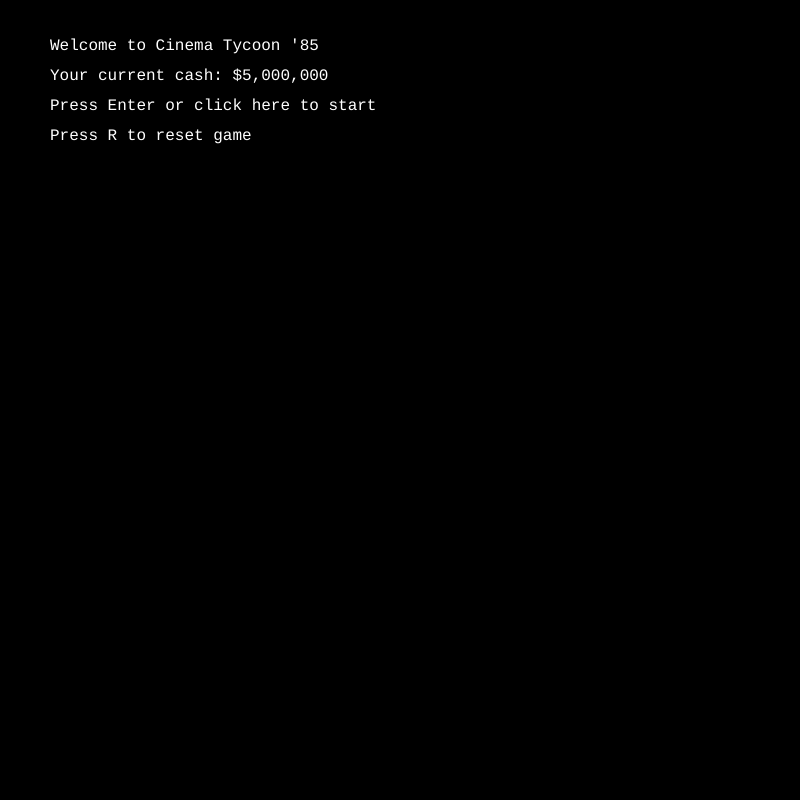
Frame 1 (no input)
Frame 60 (no input): identical to frame 1, image omitted
Frame 120 (the mouse pressed at the canvas centre since frame 60): identical to frame 1, image omitted

The p5.js sketch that drew this single still picture (run headless with seeded random() and noise() and a simulated clock; from frame 60 on, the mouse is pressed at the canvas centre):

// p5.js sketch
// ── sketch.js
/*************************
 * GLOBAL VARIABLES
 *************************/
let state = 0;
let cash = 5000000;
let budget = 5000000;
let plotIndex = -1;
let scriptIndex = -1;
let directorIndex = -1;
let actorIndex = -1;
let title = "";
let scripts = [];
let selectedScript = "";
let success_score = 0;
let revenues = [];
let total_revenue = 0;
let profit = 0;
let oscar_status = "none";
let errorMsg = "";
let specialEffectsCost = 0;
let specialEffectsPenalty = 0;
let marketingCost = 0;
let marketingPenalty = 0;
let moviesCompleted = 0;
let directorPenalty = 0;
let actorPenalty = 0;
let availableDirectors = [];
let availableActors = [];
let selectedEffectOption = -1;
let selectedMarketingOption = -1;
let successTier = "";
let motivationalMessage = "";

// Presentation logic
let revealPhase = 0;
let phaseStartTime = 0;
let scriptProgress = 0;
let weekIndex = 0;
let finalScript = "";

// For penalty descriptions
let penaltyReasons = [];

// For secret director milestone
let unlockedJohnHughes = false;

/*************************
 * DIRECTORS (30)
 *************************/
let directors = [
  { name: "Steven Spielberg", cost: 4000000, boost: 30 },
  { name: "Ridley Scott", cost: 3800000, boost: 28 },
  { name: "James Cameron", cost: 3900000, boost: 29 },
  { name: "George Lucas", cost: 4000000, boost: 30 },
  { name: "Martin Scorsese", cost: 3900000, boost: 29 },
  { name: "John Carpenter", cost: 400000, boost: 4 },
  { name: "Tobe Hooper", cost: 300000, boost: 3 },
  { name: "Joe Dante", cost: 350000, boost: 3 },
  { name: "Wes Craven", cost: 450000, boost: 5 },
  { name: "John Landis", cost: 500000, boost: 6 },
  { name: "Tim Burton", cost: 3700000, boost: 27 },
  { name: "David Lynch", cost: 3600000, boost: 26 },
  { name: "Francis Ford Coppola", cost: 4100000, boost: 31 },
  { name: "Brian De Palma", cost: 3800000, boost: 28 },
  { name: "Oliver Stone", cost: 3900000, boost: 29 },
  { name: "Ron Howard", cost: 3500000, boost: 25 },
  { name: "Peter Jackson", cost: 4000000, boost: 30 },
  { name: "Quentin Tarantino", cost: 4200000, boost: 32 },
  { name: "David Fincher", cost: 4100000, boost: 31 },
  { name: "Christopher Nolan", cost: 4300000, boost: 33 },
  { name: "Stanley Kubrick", cost: 4500000, boost: 35 },
  { name: "Alfred Hitchcock", cost: 4400000, boost: 34 },
  { name: "Orson Welles", cost: 4200000, boost: 32 },
  { name: "Akira Kurosawa", cost: 4000000, boost: 30 },
  { name: "Ingmar Bergman", cost: 3900000, boost: 29 },
  { name: "Federico Fellini", cost: 3800000, boost: 28 },
  { name: "Woody Allen", cost: 3600000, boost: 26 },
  { name: "Robert Zemeckis", cost: 3700000, boost: 27 },
  { name: "Michael Bay", cost: 3500000, boost: 25 },
  { name: "Gus Van Sant", cost: 3400000, boost: 24 }
];

// The secret/unlocked director (John Hughes)
const SECRET_DIRECTOR = {
  name: "John Hughes",
  cost: 1500000,
  boost: 20
};

/*************************
 * PLOT DEFINITIONS (8)
 *************************/
let plots = [
  { 
    type: "Sci-Fi Adventure", 
    appeal: 8, 
    scripts: [
      "[hero] explores [place], where [twist] reveals a [adjective] [object] threatening the galaxy. With [villain] in pursuit, they must [goal] to survive.",
      "In [place], [hero] uncovers a [adjective] [object] after [twist]. To [goal], they evade [villain]’s pursuit.",
      "[hero] lands in [place], wielding a [adjective] [object] amid [twist]. They strive to [goal] as [villain] launches an attack."
    ] 
  },
  { 
    type: "Teen Comedy", 
    appeal: 7, 
    scripts: [
      "[hero] navigates high school life in [place], where [twist] upends everything with a [adjective] [object]. They team up to [goal] before [villain] causes chaos.",
      "At [place]’s high school, [hero] faces [twist] over a [adjective] [object]. They work to [goal] despite [villain]’s prank.",
      "[hero] deals with [twist] and a [adjective] [object] in [place]. They aim to [goal] while outsmarting [villain] before graduation."
    ]
  },
  { 
    type: "Action Flick", 
    appeal: 9, 
    scripts: [
      "[hero] battles enemies in [place], racing against [twist] with a [adjective] [object] to stop [villain]. Their mission: [goal].",
      "In [place], [hero] confronts [twist] using a [adjective] [object]. They push to [goal] as [villain] unleashes an attack.",
      "[hero] storms [place] amid [twist], armed with a [adjective] [object]. To [goal], they dodge [villain]’s pursuit."
    ]
  },
  { 
    type: "Horror Thriller", 
    appeal: 6, 
    scripts: [
      "[hero] uncovers dark secrets in [place], where [twist] unleashes a [adjective] [object]. They struggle to [goal] before [villain] strikes.",
      "In [place], [hero] finds a [adjective] [object] after [twist]. They aim to [goal] as [villain]’s terror closes in.",
      "[hero] faces [twist] in [place], tied to a [adjective] [object]. To [goal], they must escape [villain]’s pursuit."
    ]
  },
  { 
    type: "Romantic Drama", 
    appeal: 7, 
    scripts: [
      "[hero] falls in love in [place], but [twist] disrupts their life with a [adjective] [object]. They fight to [goal] despite [villain]’s interference.",
      "[hero] loses their love to [twist] in [place] over a [adjective] [object]. They strive to [goal] against [villain]’s manipulation.",
      "[hero] navigates [place] with a [adjective] [object] after [twist]. Their journey to [goal] pits them against [villain]."
    ]
  },
  { 
    type: "Western", 
    appeal: 8, 
    scripts: [
      "[hero] rides into [place], where [twist] sparks trouble over a [adjective] [object]. They aim to [goal] in a showdown with [villain].",
      "In [place], [hero] faces [twist] wielding a [adjective] [object]. They work to [goal] as [villain] attempts an ambush.",
      "[hero] enters [place] amid [twist], carrying a [adjective] [object]. To [goal], they confront [villain]’s attack."
    ]
  },
  { 
    type: "Spy Thriller", 
    appeal: 9, 
    scripts: [
      "[hero] infiltrates [place], where [twist] uncovers a [adjective] [object]. They must [goal] to thwart [villain]’s plans.",
      "In [place], [hero] discovers [twist] tied to a [adjective] [object]. They pursue [goal] while evading [villain]’s pursuit.",
      "[hero] navigates [twist] in [place] with a [adjective] [object]. To [goal], they counter [villain]’s ambush."
    ]
  },
  { 
    type: "Fantasy Epic", 
    appeal: 8, 
    scripts: [
      "[hero] quests through [place], where [twist] reveals a [adjective] [object]. They must [goal] to defeat [villain] and save the realm.",
      "In [place], [hero] finds a [adjective] [object] after [twist]. They strive to [goal] as [villain] unleashes an attack.",
      "[hero] wields a [adjective] [object] in [place] amid [twist]. To [goal], they face [villain]’s assault."
    ]
  }
];

/*************************
 * ACTORS (30)
 *************************/
let actors = [
  { name: "Harrison Ford", starPower: 9, cost: 1500000 },
  { name: "Molly Ringwald", starPower: 7, cost: 800000 },
  { name: "Eddie Murphy", starPower: 8, cost: 1200000 },
  { name: "Tom Hanks", starPower: 6, cost: 600000 },
  { name: "Sigourney Weaver", starPower: 8, cost: 1200000 },
  { name: "Michael J. Fox", starPower: 7, cost: 900000 },
  { name: "Demi Moore", starPower: 6, cost: 700000 },
  { name: "Arnold Schwarzenegger", starPower: 9, cost: 1400000 },
  { name: "Sylvester Stallone", starPower: 8, cost: 1300000 },
  { name: "Julia Roberts", starPower: 7, cost: 850000 },
  { name: "Bruce Willis", starPower: 9, cost: 1600000 },
  { name: "Meryl Streep", starPower: 10, cost: 2000000 },
  { name: "Mel Gibson", starPower: 8, cost: 1100000 },
  { name: "Winona Ryder", starPower: 6, cost: 650000 },
  { name: "Kevin Costner", starPower: 7, cost: 950000 },
  { name: "Whoopi Goldberg", starPower: 8, cost: 1000000 },
  { name: "Patrick Swayze", starPower: 7, cost: 900000 },
  { name: "Meg Ryan", starPower: 6, cost: 700000 },
  { name: "Sean Connery", starPower: 9, cost: 1700000 },
  { name: "Michelle Pfeiffer", starPower: 7, cost: 800000 },
  { name: "John Travolta", starPower: 8, cost: 1200000 },
  { name: "Geena Davis", starPower: 6, cost: 600000 },
  { name: "Denzel Washington", starPower: 8, cost: 1100000 },
  { name: "Sandra Bullock", starPower: 7, cost: 750000 },
  { name: "Clint Eastwood", starPower: 9, cost: 1800000 },
  { name: "Kim Basinger", starPower: 6, cost: 700000 },
  { name: "Nicolas Cage", starPower: 7, cost: 900000 },
  { name: "Goldie Hawn", starPower: 6, cost: 650000 },
  { name: "Kurt Russell", starPower: 8, cost: 1000000 },
  { name: "Cher", starPower: 7, cost: 850000 }
];

/*************************
 * GENRE-SPECIFIC ARRAYS
 *************************/

/** Sci-Fi Adventure **/
let sciFiHeroes = ["a seasoned astronaut", "a determined scientist", "a courageous pilot", "a resourceful engineer"];
let sciFiAbsurdHeroes = ["an eccentric inventor", "a quirky astronomer", "a bold space cadet", "a clumsy technician"];
let sciFiPlaces = ["a distant planet", "a space station", "a frozen moon", "a cosmic nebula"];
let sciFiAbsurdPlaces = ["a quirky asteroid", "a hidden spaceport", "a strange comet", "a bustling orbital hub"];
let sciFiTwists = ["a catastrophic explosion", "a mysterious signal", "a hidden alien artifact", "a rogue AI takeover"];
let sciFiAbsurdTwists = ["a bizarre space glitch", "a surprise alien message", "a strange invention malfunction", "a rival’s petty sabotage"];
let sciFiVillains = ["a ruthless warlord", "a cunning dictator", "a shadowy operative", "a rogue AI"];
let sciFiAbsurdVillains = ["a scheming rival", "a jealous ex-crew member", "a bumbling pirate", "a pompous official"];
let sciFiGoals = ["save the galaxy", "uncover the truth", "stop the enemy", "restore peace"];
let sciFiAbsurdGoals = ["prove their worth", "fix the glitch", "outsmart the rival", "calm the chaos"];
let sciFiAdjectives = ["advanced", "dangerous", "mysterious", "powerful"];
let sciFiAbsurdAdjectives = ["unusual", "rickety", "curious", "shiny"];
let sciFiDevices = ["device", "satellite", "prototype", "code"];
let sciFiAbsurdDevices = ["gadget", "contraption", "radio", "invention"];

/** Teen Comedy **/
let teenHeroes = ["a curious teenager", "a witty student", "a spirited cheerleader", "a shy nerd"];
let teenAbsurdHeroes = ["a quirky journalist", "a clumsy band geek", "a bold prankster", "a stubborn class clown"];
let teenPlaces = ["a bustling high school", "a quiet suburb", "a crowded mall", "a local park"];
let teenAbsurdPlaces = ["a quirky small town", "a hidden hangout", "a foggy campus", "a bustling arcade"];
let teenTwists = ["a school scandal", "a lost trophy", "a secret crush", "a prank gone wrong"];
let teenAbsurdTwists = ["a bizarre misunderstanding", "a surprise talent show", "a strange rumor", "a rival’s petty scheme"];
let teenVillains = ["a jealous rival", "a strict principal", "a mean bully", "a petty troublemaker"];
let teenAbsurdVillains = ["a scheming rival", "a loudmouthed jock", "a bumbling teacher", "a pompous student"];
let teenGoals = ["win back their honor", "solve the mystery", "prove their worth", "calm the chaos"];
let teenAbsurdGoals = ["steal the spotlight", "fix the mess", "outsmart the rival", "settle the score"];
let teenAdjectives = ["awkward", "popular", "secret", "shiny"];
let teenAbsurdAdjectives = ["unusual", "noisy", "colorful", "odd"];
let teenTrinkets = ["trinket", "journal", "treasure", "photo"];
let teenAbsurdTrinkets = ["gadget", "heirloom", "contraption", "relic"];

/** Action Flick **/
let actionHeroes = ["a courageous soldier", "a skilled spy", "a bold mercenary", "a resourceful detective"];
let actionAbsurdHeroes = ["a roguish traveler", "a clumsy stuntman", "a cunning trickster", "a stubborn sheriff"];
let actionPlaces = ["a desolate desert", "a bustling metropolis", "a covert military base", "a stormy ocean"];
let actionAbsurdPlaces = ["a windy frontier", "a hidden valley", "a foggy harbor", "a rugged coastline"];
let actionTwists = ["a catastrophic explosion", "an assassination plot", "a rival faction's betrayal", "a natural disaster"];
let actionAbsurdTwists = ["a bizarre ambush", "a surprise trap", "a strange invention gone wrong", "a rival’s petty sabotage"];
let actionVillains = ["a ruthless warlord", "a vengeful general", "a shadowy operative", "a powerful crime lord"];
let actionAbsurdVillains = ["a scheming rival", "a jealous ex-partner", "a bumbling crook", "a greedy tycoon"];
let actionGoals = ["stop the enemy", "rescue the hostages", "defend the nation", "capture the culprit"];
let actionAbsurdGoals = ["outsmart the rival", "fix the mess", "prove their worth", "settle the score"];
let actionAdjectives = ["dangerous", "lethal", "formidable", "stealthy"];
let actionAbsurdAdjectives = ["tricky", "oversized", "noisy", "unpredictable"];
let actionWeapons = ["weapon", "explosive", "knife", "gun"];
let actionAbsurdWeapons = ["gadget", "contraption", "machine", "invention"];

/** Horror Thriller **/
let horrorHeroes = ["a resourceful detective", "a dedicated doctor", "a vigilant police officer", "a brave survivor"];
let horrorAbsurdHeroes = ["a quirky journalist", "a clumsy professor", "a witty librarian", "a spirited rookie"];
let horrorPlaces = ["a remote village", "an ancient castle", "a misty forest", "a haunted manor"];
let horrorAbsurdPlaces = ["a quirky small town", "a hidden valley", "a foggy harbor", "a strange island"];
let horrorTwists = ["a deadly virus outbreak", "a hidden artifact", "a secret alliance", "an assassination plot"];
let horrorAbsurdTwists = ["a bizarre curse", "a surprise ghost", "a strange invention gone wrong", "a local legend awakens"];
let horrorVillains = ["a sinister scientist", "an evil monarch", "a shadowy operative", "a rogue AI"];
let horrorAbsurdVillains = ["a scheming rival", "a jealous ex-partner", "a bumbling crook", "a quirky madman"];
let horrorGoals = ["solve the mystery", "prevent disaster", "protect the innocent", "uncover the truth"];
let horrorAbsurdGoals = ["calm the chaos", "fix the mess", "prove their worth", "break the odd curse"];
let horrorAdjectives = ["mysterious", "lethal", "ancient", "dangerous"];
let horrorAbsurdAdjectives = ["unusual", "creaky", "curious", "eerie"];
let horrorRelics = ["relic", "artifact", "journal", "map"];
let horrorAbsurdRelics = ["gadget", "trinket", "contraption", "treasure"];

/** Romantic Drama **/
let romanceHeroes = ["a resolute explorer", "a skilled artist", "a noble writer", "a brave dreamer"];
let romanceAbsurdHeroes = ["a quirky journalist", "a clumsy poet", "a witty librarian", "a spirited musician"];
let romancePlaces = ["a historic city", "a quiet suburb", "a romantic beach", "a bustling café"];
let romanceAbsurdPlaces = ["a quirky small town", "a hidden garden", "a foggy harbor", "a strange bookstore"];
let romanceTwists = ["a secret crush", "a lost letter", "a family feud", "a broken promise"];
let romanceAbsurdTwists = ["a bizarre misunderstanding", "a surprise proposal", "a strange rumor", "a rival’s petty scheme"];
let romanceVillains = ["a jealous ex-partner", "a corrupt politician", "a petty rival", "a manipulative family member"];
let romanceAbsurdVillains = ["a scheming rival", "a loudmouthed braggart", "a bumbling suitor", "a greedy tycoon"];
let romanceGoals = ["restore peace", "win back their love", "prove their worth", "heal the rift"];
let romanceAbsurdGoals = ["steal the spotlight", "fix the mess", "outsmart the rival", "settle the score"];
let romanceAdjectives = ["secret", "passionate", "timeless", "fragile"];
let romanceAbsurdAdjectives = ["unusual", "shiny", "colorful", "odd"];
let romanceHeirlooms = ["heirloom", "photo", "letter", "ring"];
let romanceAbsurdHeirlooms = ["gadget", "trinket", "journal", "relic"];

/** Western **/
let westernHeroes = ["a courageous cowboy", "a noble ranger", "a bold outlaw", "a stubborn sheriff"];
let westernAbsurdHeroes = ["a roguish traveler", "a clumsy prospector", "a cunning trickster", "a quirky drifter"];
let westernPlaces = ["a desolate desert", "a dusty frontier", "an old mining camp", "a rugged canyon"];
let westernAbsurdPlaces = ["a windy frontier", "a hidden valley", "a foggy town", "a strange saloon"];
let westernTwists = ["a rival faction's betrayal", "a hidden treasure", "a deadly shootout", "a natural disaster"];
let westernAbsurdTwists = ["a bizarre misunderstanding", "a surprise claim", "a strange invention gone wrong", "a rival’s petty scheme"];
let westernVillains = ["a ruthless warlord", "a vengeful bandit", "a shadowy operative", "a powerful crime lord"];
let westernAbsurdVillains = ["a scheming rival", "a jealous ex-partner", "a bumbling crook", "a greedy tycoon"];
let westernGoals = ["bring justice", "capture the culprit", "defend the town", "restore peace"];
let westernAbsurdGoals = ["prove their worth", "fix the mess", "outsmart the rival", "settle the score"];
let westernAdjectives = ["rugged", "dangerous", "formidable", "stealthy"];
let westernAbsurdAdjectives = ["tricky", "rickety", "noisy", "unpredictable"];
let westernTreasures = ["treasure", "weapon", "map", "gold"];
let westernAbsurdTreasures = ["gadget", "contraption", "machine", "invention"];

/** Spy Thriller **/
let spyHeroes = ["a skilled spy", "a resourceful agent", "a bold operative", "a cunning detective"];
let spyAbsurdHeroes = ["an eccentric inventor", "a quirky journalist", "a clumsy spy", "a witty analyst"];
let spyPlaces = ["a covert military base", "a bustling metropolis", "a secret workshop", "a foggy harbor"];
let spyAbsurdPlaces = ["a quirky hideout", "a hidden valley", "a strange embassy", "a bustling black market"];
let spyTwists = ["a government conspiracy", "a hidden code", "a secret alliance", "an assassination plot"];
let spyAbsurdTwists = ["a bizarre misunderstanding", "a surprise message", "a strange invention gone wrong", "a rival’s petty scheme"];
let spyVillains = ["a shadowy operative", "a corrupt politician", "a sinister scientist", "a rogue AI"];
let spyAbsurdVillains = ["a scheming rival", "a jealous ex-partner", "a bumbling crook", "a sneaky smuggler"];
let spyGoals = ["thwart the plans", "uncover the truth", "stop the enemy", "protect the nation"];
let spyAbsurdGoals = ["outsmart the rival", "fix the mess", "prove their worth", "calm the chaos"];
let spyAdjectives = ["secretive", "lethal", "mysterious", "advanced"];
let spyAbsurdAdjectives = ["unusual", "tricky", "curious", "shiny"];
let spyDevices = ["device", "code", "satellite", "prototype"];
let spyAbsurdDevices = ["gadget", "contraption", "radio", "invention"];

/** Fantasy Epic **/
let fantasyHeroes = ["a noble knight", "a resolute explorer", "a skilled wizard", "a brave warrior"];
let fantasyAbsurdHeroes = ["a quirky bard", "a clumsy apprentice", "a cunning trickster", "a spirited rogue"];
let fantasyPlaces = ["a mystical forest", "an ancient castle", "a frozen tundra", "a magical realm"];
let fantasyAbsurdPlaces = ["a quirky village", "a hidden valley", "a strange mountain", "a bustling fairy market"];
let fantasyTwists = ["a hidden artifact", "a rival faction's betrayal", "a time anomaly", "a dark prophecy"];
let fantasyAbsurdTwists = ["a bizarre curse", "a surprise quest", "a strange invention gone wrong", "a local legend awakens"];
let fantasyVillains = ["an evil monarch", "a sinister sorcerer", "a ruthless warlord", "a rogue AI"];
let fantasyAbsurdVillains = ["a scheming rival", "a jealous ex-partner", "a bumbling troll", "a quirky demon"];
let fantasyGoals = ["save the realm", "restore peace", "defeat the enemy", "uncover the truth"];
let fantasyAbsurdGoals = ["prove their worth", "fix the mess", "outsmart the rival", "break the odd curse"];
let fantasyAdjectives = ["ancient", "powerful", "mysterious", "formidable"];
let fantasyAbsurdAdjectives = ["unusual", "shiny", "odd", "colorful"];
let fantasyArtifacts = ["artifact", "relic", "map", "talisman"];
let fantasyAbsurdArtifacts = ["gadget", "trinket", "contraption", "treasure"];

/*************************
 * SCRIPT COST & QUALITY
 *************************/
const SCRIPT_COSTS = [200000, 350000, 500000, 650000, 800000];
const SCRIPT_QUALITY = [2, 4, 6, 8, 10];

/*************************
 * ERA-SPECIFIC EVENTS
 *************************/
let revenueMultiplier = 1.0;
let openingWeekPenalty = 1.0;
let eraEventMsg = "";
let eraEvents = [
  {
    id: "mtv_boost",
    trigger: (plotIdx) => plotIdx === 1 && random(1) < 0.6,
    message: "MTV picks up your teen flick! Expect a sweet 10% revenue boost!",
    effect: () => {
      revenueMultiplier = 1.1;
    }
  },
  {
    id: "explosions_demand",
    trigger: (plotIdx) => [0, 2, 6].includes(plotIdx) && random(1) < 0.6,
    message: "Studio execs demand MORE EXPLOSIONS! Double SFX cost or face a penalty!",
    effect: () => {
      if (random(1) < 0.5) {
        specialEffectsCost *= 2;
        penaltyReasons.push("Cheap effects blew up on set (SFX cost doubled)!");
      } else {
        specialEffectsPenalty -= 10;
        penaltyReasons.push("Studio meddling caused SFX meltdown (-10)!");
      }
    }
  },
  {
    id: "blockbuster_competition",
    trigger: (plotIdx) => random(1) < 0.6,
    message: "Blockbuster competition crowds your opening! Opening-week revenue -20%.",
    effect: () => {
      openingWeekPenalty = 0.8;
    }
  }
];

/*************************
 * PENALTY & COST HELPERS
 *************************/
function getTotalCost() {
  let directorCost = directorIndex >= 0 ? availableDirectors[directorIndex].cost : 0;
  let scriptCost = scriptIndex >= 0 ? scripts[scriptIndex].cost : 0;
  let actorCost = actorIndex >= 0 ? availableActors[actorIndex].cost : 0;
  return scriptCost + directorCost + actorCost + specialEffectsCost + marketingCost;
}

function calculateDynamicBudget(cash) {
  return moviesCompleted === 0 ? 5000000 : Math.floor(cash * 0.5);
}

function assignPenalty() {
  let val = 0;
  if (random(1) < 0.5) {
    val = -floor(random(5, 21));
  }
  return val;
}

function assignGuaranteedPenalty() {
  return -floor(random(5, 21));
}

/*************************
 * SELECT RANDOM DIRECTORS / ACTORS
 *************************/
function selectRandomDirectors() {
  let sortedDirectors = [...directors].sort((a, b) => a.cost - b.cost);
  let lowCostThreshold = sortedDirectors[Math.floor(sortedDirectors.length / 3)].cost;
  let highCostThreshold = sortedDirectors[Math.floor(2 * sortedDirectors.length / 3)].cost;

  let lowCost = sortedDirectors.filter(d => d.cost <= lowCostThreshold);
  let mediumCost = sortedDirectors.filter(d => d.cost > lowCostThreshold && d.cost <= highCostThreshold);
  let highCost = sortedDirectors.filter(d => d.cost > highCostThreshold);

  availableDirectors = [
    ...lowCost.sort(() => 0.5 - random()).slice(0, 5),
    ...mediumCost.sort(() => 0.5 - random()).slice(0, 2),
    ...highCost.sort(() => 0.5 - random()).slice(0, 1)
  ].sort(() => 0.5 - random());
}

function selectRandomActors() {
  let sortedActors = [...actors].sort((a, b) => a.cost - b.cost);
  let lowCostThreshold = sortedActors[Math.floor(sortedActors.length / 3)].cost;
  let highCostThreshold = sortedActors[Math.floor(2 * sortedActors.length / 3)].cost;

  let lowCost = sortedActors.filter(a => a.cost <= lowCostThreshold);
  let mediumCost = sortedActors.filter(a => a.cost > lowCostThreshold && a.cost <= highCostThreshold);
  let highCost = sortedActors.filter(a => a.cost > highCostThreshold);

  availableActors = [
    ...lowCost.sort(() => 0.5 - random()).slice(0, 3),
    ...mediumCost.sort(() => 0.5 - random()).slice(0, 3),
    ...highCost.sort(() => 0.5 - random()).slice(0, 2)
  ].sort(() => 0.5 - random());
}

/*************************
 * TEXT & TITLE GENERATORS
 *************************/
function getTextHeight(txt, maxWidth) {
  let words = txt.split(' ');
  let lines = [words[0]];
  for (let i = 1; i < words.length; i++) {
    let testLine = lines[lines.length - 1] + ' ' + words[i];
    if (textWidth(testLine) > maxWidth) {
      lines.push(words[i]);
    } else {
      lines[lines.length - 1] = testLine;
    }
  }
  return lines.length * (textSize() + 5);
}

const actorCatchphrases = {
  "Arnold Schwarzenegger": "“I’ll be back!”",
  "Sylvester Stallone": "“Yo, Adrian!”",
  "Bruce Willis": "“Yippee-ki-yay!”",
  "Harrison Ford": "“I’ve got a bad feeling about this...”",
  "default": "“Hold on to your seats!”"
};

const eightiesTropes = [
  "Revenge",
  "Nightmare",
  "Electric",
  "Neon",
  "Turbo",
  "Radical",
  "Shock",
  "Fury",
  "Assault"
];

function generateCreativeTitle(finalScript, actorName, plotType) {
  const seriousTitleFormats = [
    "[Actor]'s [Adjective] [Object]",
    "[PlotType] Threat",
    "[Villain]'s Scheme",
    "[Adjective] Mission"
  ];
  const absurdTitleFormats = [
    "[Actor]'s [Adjective] [Object]",
    "[Adjective] [Goal]",
    "[Villain] [Twist]",
    "[PlotType] Chaos"
  ];
  const eightiesTitleFormats = [
    "[ActorPossessive] [Trope] [Adjective]",
    "[Trope] [PlotType] Unleashed",
    "Revenge of [Actor]",
    "[PlotType] of [Trope]",
    "[Actor] vs. [Trope]"
  ];

  let isSerious = random(1) < 0.8;
  let adjectives = isSerious ? getSeriousAdjectives(plotIndex) : getAbsurdAdjectives(plotIndex);
  let objects = getObjectsForPlot(plotIndex, isSerious);
  let twists = isSerious ? getSeriousTwists(plotIndex) : getAbsurdTwists(plotIndex);
  let villains = isSerious ? getSeriousVillains(plotIndex) : getAbsurdVillains(plotIndex);
  let goals = isSerious ? getSeriousGoals(plotIndex) : getAbsurdGoals(plotIndex);

  let use80sFormat = (random(1) < 0.33);
  let format;
  if (use80sFormat) {
    format = random(eightiesTitleFormats);
  } else {
    format = random(isSerious ? seriousTitleFormats : absurdTitleFormats);
  }

  let actorLastName = actorName.split(" ")[1] || actorName;
  let actorPossessive = actorLastName.endsWith("s") ? actorLastName + "'" : actorLastName + "'s";
  let chosenTrope = random(eightiesTropes);

  let generated = format
    .replace("[Actor]", actorLastName)
    .replace("[ActorPossessive]", actorPossessive)
    .replace("[PlotType]", plotType.split(" ")[0])
    .replace("[Adjective]", random(adjectives))
    .replace("[Object]", random(objects))
    .replace("[Villain]", random(villains))
    .replace("[Twist]", random(twists))
    .replace("[Goal]", random(goals))
    .replace("[Trope]", chosenTrope);

  generated = generated.charAt(0).toUpperCase() + generated.slice(1);

  let chanceForCatchphrase = random(1) < 0.2;
  let catchphrase = actorCatchphrases[actorName] ? actorCatchphrases[actorName] : actorCatchphrases["default"];

  if (chanceForCatchphrase) {
    generated = actorLastName + " says " + catchphrase + " in " + generated;
  }

  let words = generated.split(" ");
  if (words.length > 6) {
    generated = words.slice(0, 6).join(" ");
  }
  return generated;
}

/*************************
 * CHECK FOR ERA EVENT
 *************************/
function checkForEraEvent() {
  revenueMultiplier = 1.0;
  openingWeekPenalty = 1.0;
  eraEventMsg = "";

  let possible = shuffle([...eraEvents]);
  for (let ev of possible) {
    if (ev.trigger(plotIndex)) {
      ev.effect();
      eraEventMsg = ev.message;
      break;
    }
  }
}

/*************************
 * CALCULATE MOVIE RESULTS
 *************************/

// For flop messages by genre
const flopMessagesByGenre = {
  "Sci-Fi Adventure": "The future wasn’t bright enough!",
  "Teen Comedy": "No one showed up to the pep rally!",
  "Action Flick": "The explosions were too small!",
  "Horror Thriller": "The screams were silent this time!",
  "Romantic Drama": "All the love was lost, alas!",
  "Western": "The tumbleweed rolled on by, alone!",
  "Spy Thriller": "Mission not accomplished!",
  "Fantasy Epic": "The magic fizzled—no one believed!"
};

function calculateMovieResults() {
  penaltyReasons = [];

  // Director penalty reason
  if (directorPenalty < 0) {
    penaltyReasons.push(`Director meltdown on set (${directorPenalty})!`);
  }
  // Actor penalty reason
  if (actorPenalty < 0) {
    penaltyReasons.push(`Actor flubbed lines (${actorPenalty})!`);
  }
  // SFX penalty reason
  if (specialEffectsPenalty < 0) {
    penaltyReasons.push(`Cheap effects fizzled (${specialEffectsPenalty})!`);
  }
  // Marketing penalty reason
  if (marketingPenalty < 0) {
    penaltyReasons.push(`Marketing fiasco (${marketingPenalty})!`);
  }

  success_score = plots[plotIndex].appeal + (actorIndex >= 0 ? availableActors[actorIndex].starPower : 0);
  if (directorIndex >= 0) success_score += availableDirectors[directorIndex].boost;
  success_score += Math.floor(specialEffectsCost / 100000) + Math.floor(marketingCost / 200000);
  success_score += scripts[scriptIndex].quality + random(0, 100);
  success_score += scripts[scriptIndex].penalty + directorPenalty + actorPenalty + specialEffectsPenalty + marketingPenalty;
  
  let initial_revenue = (success_score / 100) * budget * 4.3;

  revenues = [];
  total_revenue = 0;
  
  let revenue = initial_revenue;
  for (let week = 1; week <= 12; week++) {
    if (week === 1) revenue *= openingWeekPenalty;
    revenues.push(revenue);
    total_revenue += revenue;
    revenue *= 0.667;
  }

  if (revenueMultiplier !== 1.0) {
    total_revenue *= revenueMultiplier;
    for (let i = 0; i < revenues.length; i++) {
      revenues[i] *= revenueMultiplier;
    }
  }

  // Oscar logic
  oscar_status = "none";
  if (success_score > 80 && random(1) < 0.5) {
    oscar_status = "nominated";
    if (random(1) < 0.2) {
      oscar_status = "win";
      // Extra 4 weeks
      for (let week = 13; week <= 16; week++) {
        revenues.push(revenue);
        total_revenue += revenue;
        revenue *= 0.667;
      }

      // If first time winning an Oscar => unlock John Hughes
      if (!unlockedJohnHughes) {
        unlockedJohnHughes = true;
        directors.push(SECRET_DIRECTOR);
        penaltyReasons.push("Milestone: John Hughes unlocked as a secret director!");
      }
    }
  }

  // Flop logic
  let penalties = [scripts[scriptIndex].penalty, directorPenalty, actorPenalty, specialEffectsPenalty, marketingPenalty];
  let flopChance = Math.min(
    0.15 +
    penalties.filter(p => p < 0).length * 0.05 +
    Math.abs(penalties.reduce((sum, p) => sum + (p < 0 ? p : 0), 0)) * 0.005,
    0.75
  );

  if (random(1) < flopChance) {
    total_revenue = budget * random(0.1, 0.75);
    oscar_status = "flop";
    revenues = [];
    revenue = total_revenue / (12 * 0.667);
    for (let week = 1; week <= 12; week++) {
      revenues.push(revenue);
      revenue *= 0.667;
    }
    let weekSum = revenues.reduce((sum, r) => sum + r, 0);
    revenues = revenues.map(r => r * (total_revenue / weekSum));
  }

  profit = total_revenue - budget;
  cash += profit;

  let actorName = actorIndex >= 0 ? availableActors[actorIndex].name : "an unknown actor";
  let directorName = directorIndex >= 0 ? availableDirectors[directorIndex].name : "an unknown director";
  let heroWithActor = scripts[scriptIndex].hero + " played by " + actorName;
  finalScript = selectedScript.replace("[hero]", heroWithActor);
  finalScript = finalScript.charAt(0).toUpperCase() + finalScript.slice(1);

  title = generateCreativeTitle(finalScript, actorName, plots[plotIndex].type);

  determineSuccessTier();
  revealPhase = 0;
  phaseStartTime = millis();
  scriptProgress = 0;
  weekIndex = 0;
  moviesCompleted++;
}

/*************************
 * DETERMINE SUCCESS TIER
 *************************/
function determineSuccessTier() {
  let currentGenre = plots[plotIndex].type;
  
  if (oscar_status === "win" || total_revenue >= 3 * budget) {
    successTier = "blockbuster";
    motivationalMessage = random([
      "A cinematic triumph! You’ve redefined the industry!",
      "The world is buzzing—your masterpiece is a global sensation!",
      "Cue the fireworks! You’ve smashed every record in the book!",
      "Hollywood bows to you—a blockbuster for the ages!"
    ]);
  } else if (total_revenue >= 1.5 * budget && total_revenue < 3 * budget && success_score >= 80) {
    successTier = "surprise_hit";
    motivationalMessage = random([
      "Out of nowhere, a hit! You’ve stunned the critics!",
      "Underdog no more—this sleeper hit’s waking up the box office!",
      "Who saw this coming? You’ve struck gold unexpectedly!",
      "A hidden gem shines bright—bravo, maestro!"
    ]);
  } else if (total_revenue > budget && total_revenue < 1.5 * budget) {
    successTier = "mild_success";
    motivationalMessage = random([
      "Not bad at all! You’ve made a tidy little profit!",
      "A modest win—steady as she goes, captain!",
      "It’s a small victory, but the crowd’s still cheering!",
      "You’re in the black—keep the reels spinning!"
    ]);
  } else {
    successTier = "flop";
    let baseFlops = [
      "Ouch, a rough cut! Time to rethink the script!",
      "The audience walked out—better luck next reel!",
      "A box office bomb, but every flop’s a lesson!",
      "Flopped hard, huh? Dust off and aim higher!"
    ];
    let genreMsg = flopMessagesByGenre[currentGenre] || "";
    motivationalMessage = genreMsg 
      ? genreMsg + " " + random(baseFlops)
      : random(baseFlops);
  }
}

/*************************
 * P5 SETUP & DRAW
 *************************/
function setup() {
  createCanvas(800, 800);
  console.log("Setup complete, state initialized:", state);
  textSize(16);
  textFont("Courier New");
}

function draw() {
  background(0);
  fill(255);
  textWrap(WORD);

  if (state === 0) {
    text("Welcome to Cinema Tycoon '85", 50, 50);
    text("Your current cash: $" + cash.toLocaleString(), 50, 80);
    text("Press Enter or click here to start", 50, 110);
    text("Press R to reset game", 50, 140);
    if (errorMsg) text(errorMsg, 50, 170);
  } 
  else if (state === 1) {
    let y = 50;
    text("Choose your movie type:", 50, y);
    y += 30;
    text("Your current cash: $" + cash.toLocaleString(), 50, y);
    y += 20;
    text("Current movie budget: $" + budget.toLocaleString(), 50, y);
    y += 30;
    plots.forEach((plot, i) => {
      text((i + 1) + ": " + plot.type, 50, y + i * 20);
    });
    if (errorMsg) text(errorMsg, 50, y + plots.length * 20 + 20);
  } 
  else if (state === 2) {
    let y = 50;
    text("Pick your script:", 50, y);
    y += 30;
    text("Your current cash: $" + cash.toLocaleString(), 50, y);
    y += 20;
    text("Current movie budget: $" + budget.toLocaleString(), 50, y);
    y += 30;

    scripts.forEach((script, i) => {
      let line = (i + 1) + ": " + script.displayText + " (Cost: $" + script.cost.toLocaleString() + ")";
      text(line, 50, y, 700);
      y += getTextHeight(line, 700) + 10;
    });
    text("Total cost so far: $" + getTotalCost().toLocaleString(), 50, y + 20);
    text("Remaining budget: $" + (budget - getTotalCost()).toLocaleString(), 50, y + 40);
    if (errorMsg) text(errorMsg, 50, y + 60);
  } 
  else if (state === 3) {
    let y = 50;
    text("Pick your director (0 for none):", 50, y);
    y += 30;
    text("Your current cash: $" + cash.toLocaleString(), 50, y);
    y += 20;
    text("Current movie budget: $" + budget.toLocaleString(), 50, y);
    y += 30;
    availableDirectors.forEach((director, i) => {
      text((i + 1) + ": " + director.name + " (Cost: $" + director.cost.toLocaleString() + ")", 50, y + i * 25);
    });
    y += availableDirectors.length * 25 + 20;
    text("Total cost so far: $" + getTotalCost().toLocaleString(), 50, y);
    y += 20;
    text("Remaining budget: $" + (budget - getTotalCost()).toLocaleString(), 50, y);
    if (errorMsg) text(errorMsg, 50, y + 30);
  } 
  else if (state === 4) {
    let y = 50;
    text("Choose your lead actor:", 50, y);
    y += 30;
    text("Your current cash: $" + cash.toLocaleString(), 50, y);
    y += 20;
    text("Current movie budget: $" + budget.toLocaleString(), 50, y);
    y += 30;
    availableActors.forEach((actor, i) => {
      text((i + 1) + ": " + actor.name + " (Cost: $" + actor.cost.toLocaleString() + ")", 50, y + i * 25);
    });
    y += availableActors.length * 25 + 20;
    text("Total cost so far: $" + getTotalCost().toLocaleString(), 50, y);
    y += 20;
    text("Remaining budget: $" + (budget - getTotalCost()).toLocaleString(), 50, y);
    if (errorMsg) text(errorMsg, 50, y + 30);
  } 
  else if (state === 5) {
    let y = 50;
    text("Set special effects budget:", 50, y);
    y += 30;
    text("Your current cash: $" + cash.toLocaleString(), 50, y);
    y += 20;
    text("Current movie budget: $" + budget.toLocaleString(), 50, y);
    y += 30;
    let remainingBudget = budget - getTotalCost();
    let maxEffectsPerOption = Math.min(Math.floor(remainingBudget / 5 / 100000) * 100000, 5000000);
    let maxOptions = Math.min(Math.floor(remainingBudget / maxEffectsPerOption), 5);
    for (let i = 1; i <= maxOptions; i++) {
      text(i + ": $" + (i * maxEffectsPerOption).toLocaleString(), 50, y + (i - 1) * 20);
    }
    y += maxOptions * 20 + 20;
    text("Total cost so far: $" + getTotalCost().toLocaleString(), 50, y);
    y += 20;
    text("Remaining budget: $" + (remainingBudget - specialEffectsCost).toLocaleString(), 50, y);
    if (errorMsg) text(errorMsg, 50, y + 30);
  } 
  else if (state === 6) {
    let y = 50;
    text("Set marketing budget:", 50, y);
    y += 30;
    text("Your current cash: $" + cash.toLocaleString(), 50, y);
    y += 20;
    text("Current movie budget: $" + budget.toLocaleString(), 50, y);
    y += 30;
    let remainingBudget = budget - getTotalCost();
    let maxMarketingPerOption = Math.min(Math.floor(remainingBudget / 5 / 100000) * 100000, 5000000);
    let maxOptions = Math.min(Math.floor(remainingBudget / maxMarketingPerOption), 5);
    for (let i = 1; i <= maxOptions; i++) {
      text(i + ": $" + (i * maxMarketingPerOption).toLocaleString(), 50, y + (i - 1) * 20);
    }
    y += maxOptions * 20 + 20;
    text("Total cost so far: $" + getTotalCost().toLocaleString(), 50, y);
    y += 20;
    text("Remaining budget: $" + (remainingBudget - marketingCost).toLocaleString(), 50, y);
    if (errorMsg) text(errorMsg, 50, y + 30);
  } 
  else if (state === 7) {
    checkForEraEvent();
    if (scriptIndex >= 0) {
      calculateMovieResults();
      state = 8;
    } else {
      text("Error: No script selected. Please restart.", 50, 50);
    }
  } 
  else if (state === 8) {
    let currentTime = millis();
    let elapsedTime = currentTime - phaseStartTime;
    let y = 50;
    let actorName = actorIndex >= 0 ? availableActors[actorIndex].name : "an unknown actor";
    let directorName = directorIndex >= 0 ? availableDirectors[directorIndex].name : "an unknown director";

    if (revealPhase === 0) {
      text("Your movie: " + title + ", directed by " + directorName, 50, y);
      if (elapsedTime >= 500) { 
        revealPhase = 1; 
        phaseStartTime = currentTime; 
      }
    }
    else if (revealPhase === 1) {
      text("Your movie: " + title + ", directed by " + directorName, 50, y);
      y += 60;
      if (elapsedTime >= 0) { 
        revealPhase = 2; 
        phaseStartTime = currentTime; 
      }
    }
    else if (revealPhase === 2) {
      text("Your movie: " + title + ", directed by " + directorName, 50, y);
      y += 60;
      let partialScript = finalScript.substring(0, min(Math.floor(elapsedTime / 20), finalScript.length));
      text(partialScript, 50, y, 700);
      if (partialScript.length === finalScript.length) {
        revealPhase = 3; 
        phaseStartTime = currentTime; 
      }
    }
    else if (revealPhase === 3) {
      text("Your movie: " + title + ", directed by " + directorName, 50, y);
      y += 60;
      text(finalScript, 50, y, 700);
      if (elapsedTime >= 500) {
        revealPhase = 4; 
        phaseStartTime = currentTime; 
      }
    }
    else if (revealPhase === 4) {
      text("Your movie: " + title + ", directed by " + directorName, 50, y);
      y += 60;
      text(finalScript, 50, y, 700);
      y += getTextHeight(finalScript, 700) + 20;

      if (eraEventMsg) {
        fill(173, 216, 230);
        text("80s Event: " + eraEventMsg, 50, y, 700);
        fill(255);
        y += getTextHeight("80s Event: " + eraEventMsg, 700) + 20;
      }

      // Show penalty reasons if any
      if (penaltyReasons.length > 0) {
        fill(255, 100, 100);
        for (let r of penaltyReasons) {
          text(r, 50, y, 700);
          y += getTextHeight(r, 700) + 5;
        }
        fill(255);
        y += 10;
      }

      for (let i = 0; i <= min(weekIndex, 11); i++) {
        text("Week " + (i + 1) + ": $" + Math.round(revenues[i]).toLocaleString(), 50, y + i * 20);
      }
      if (elapsedTime >= 250 && weekIndex < 12) {
        weekIndex++;
        phaseStartTime = currentTime;
      }
      if (weekIndex >= 12) {
        revealPhase = 5;
        phaseStartTime = currentTime;
      }
    }
    else if (revealPhase === 5) {
      text("Your movie: " + title + ", directed by " + directorName, 50, y);
      y += 60;
      text(finalScript, 50, y, 700);
      y += getTextHeight(finalScript, 700) + 20;

      if (penaltyReasons.length > 0) {
        fill(255, 100, 100);
        for (let r of penaltyReasons) {
          text(r, 50, y, 700);
          y += getTextHeight(r, 700) + 5;
        }
        fill(255);
        y += 10;
      }

      for (let i = 0; i < 12; i++) {
        text("Week " + (i + 1) + ": $" + Math.round(revenues[i]).toLocaleString(), 50, y + i * 20);
      }
      if (elapsedTime >= 1000) {
        revealPhase = 6; 
        phaseStartTime = currentTime;
      }
    }
    else if (revealPhase === 6) {
      text("Your movie: " + title + ", directed by " + directorName, 50, y);
      y += 60;
      text(finalScript, 50, y, 700);
      y += getTextHeight(finalScript, 700) + 20;

      if (penaltyReasons.length > 0) {
        fill(255, 100, 100);
        for (let r of penaltyReasons) {
          text(r, 50, y, 700);
          y += getTextHeight(r, 700) + 5;
        }
        fill(255);
        y += 10;
      }

      for (let i = 0; i < 12; i++) {
        text("Week " + (i + 1) + ": $" + Math.round(revenues[i]).toLocaleString(), 50, y + i * 20);
      }
      y += 240;
      let dotCount = Math.min(Math.floor(elapsedTime / 500), 5);
      let dots = ".".repeat(dotCount);
      text("Oscar Status: " + dots, 50, y);
      if (elapsedTime >= 2000) {
        revealPhase = 7; 
        phaseStartTime = currentTime;
      }
    }
    else if (revealPhase === 7) {
      text("Your movie: " + title + ", directed by " + directorName, 50, y);
      y += 60;
      text(finalScript, 50, y, 700);
      y += getTextHeight(finalScript, 700) + 20;

      if (penaltyReasons.length > 0) {
        fill(255, 100, 100);
        for (let r of penaltyReasons) {
          text(r, 50, y, 700);
          y += getTextHeight(r, 700) + 5;
        }
        fill(255);
        y += 10;
      }

      for (let i = 0; i < 12; i++) {
        text("Week " + (i + 1) + ": $" + Math.round(revenues[i]).toLocaleString(), 50, y + i * 20);
      }
      y += 240;
      text("Oscar Status: " + oscar_status, 50, y);
      if (elapsedTime >= 500) {
        revealPhase = oscar_status === "win" ? 8 : 9;
        phaseStartTime = currentTime;
      }
    }
    else if (revealPhase === 8) {
      text("Your movie: " + title + ", directed by " + directorName, 50, y);
      y += 60;
      text(finalScript, 50, y, 700);
      y += getTextHeight(finalScript, 700) + 20;

      if (penaltyReasons.length > 0) {
        fill(255, 100, 100);
        for (let r of penaltyReasons) {
          text(r, 50, y, 700);
          y += getTextHeight(r, 700) + 5;
        }
        fill(255);
        y += 10;
      }

      for (let i = 0; i < revenues.length; i++) {
        text("Week " + (i + 1) + ": $" + Math.round(revenues[i]).toLocaleString(), 50, y + i * 20);
      }
      y += revenues.length * 20 + 20;
      text("Oscar Status: " + oscar_status, 50, y);
      if (elapsedTime >= 500) {
        revealPhase = 9; 
        phaseStartTime = currentTime;
      }
    }
    else if (revealPhase === 9) {
      text("Your movie: " + title + ", directed by " + directorName, 50, y);
      y += 60;
      text(finalScript, 50, y, 700);
      y += getTextHeight(finalScript, 700) + 20;

      if (penaltyReasons.length > 0) {
        fill(255, 100, 100);
        for (let r of penaltyReasons) {
          text(r, 50, y, 700);
          y += getTextHeight(r, 700) + 5;
        }
        fill(255);
        y += 10;
      }

      for (let i = 0; i < revenues.length; i++) {
        text("Week " + (i + 1) + ": $" + Math.round(revenues[i]).toLocaleString(), 50, y + i * 20);
      }
      y += revenues.length * 20 + 20;
      text("Oscar Status: " + oscar_status, 50, y);
      y += 20;
      text("Total Revenue: $" + Math.round(total_revenue).toLocaleString(), 50, y);
      y += 20;
      text("Profit: $" + Math.round(profit).toLocaleString(), 50, y);
      y += 30;

      fill(255, 215, 0);
      text(motivationalMessage, 50, y, 700);
      fill(255);

      y += 40;
      text("Make another movie? (Y/N)", 50, y);

      if (errorMsg) text(errorMsg, 50, y + 20);
    }
  }
}

/*************************
 * KEY PRESSED HANDLER
 *************************/
function keyPressed() {
  console.log("Key pressed: key=" + key + ", keyCode=" + keyCode + ", state=" + state);

  if (state === 0) {
    if (key.toLowerCase() === 'r') {
      // Reset entire game
      cash = 5000000;
      budget = 5000000;
      plotIndex = scriptIndex = directorIndex = actorIndex = -1;
      title = "";
      scripts = [];
      selectedScript = "";
      success_score = total_revenue = profit = 0;
      revenues = [];
      oscar_status = "none";
      errorMsg = "Game reset! Press Enter to start.";
      specialEffectsCost = specialEffectsPenalty = marketingCost = marketingPenalty = 0;
      moviesCompleted = directorPenalty = actorPenalty = 0;
      availableDirectors = [];
      availableActors = [];
      selectedEffectOption = selectedMarketingOption = -1;
      revealPhase = phaseStartTime = scriptProgress = weekIndex = 0;
      finalScript = "";
      successTier = "";
      motivationalMessage = "";
      revenueMultiplier = 1.0;
      openingWeekPenalty = 1.0;
      eraEventMsg = "";
      unlockedJohnHughes = false;
      penaltyReasons = [];
    } 
    else if (keyCode === ENTER) {
      state = 1;
      budget = calculateDynamicBudget(cash);
      errorMsg = "";
      console.log("Started game, state: " + state);
    }
  } 
  else if (state === 1 && key >= '1' && key <= '8') {
    selectPlot(int(key) - 1);
  } 
  else if (state === 2 && key >= '1' && key <= '5') {
    scriptIndex = int(key) - 1;
    if (getTotalCost() <= budget) {
      selectedScript = scripts[scriptIndex].template; 
      selectRandomDirectors();
      state = 3;
      errorMsg = "";
    } else {
      errorMsg = "Script cost exceeds budget!";
      scriptIndex = -1;
    }
  } 
  else if (state === 3 && key >= '0' && key <= '8') {
    // Director index
    directorIndex = key === '0' ? -1 : int(key) - 1;
    directorPenalty = (directorIndex >= 5 && directorIndex <= 6) ? assignPenalty() : 0;
    if (directorPenalty < 0) {
      penaltyReasons.push(`Director meltdown on set (${directorPenalty})!`);
    }

    if (directorIndex !== -1 && getTotalCost() > budget) {
      errorMsg = "Director cost exceeds budget!";
      directorIndex = -1;
      directorPenalty = 0;
    } else {
      selectRandomActors();
      state = 4;
      errorMsg = "";
    }
  } 
  else if (state === 4 && key >= '1' && key <= '8') {
    // Actor index
    actorIndex = int(key) - 1;
    actorPenalty = (actorIndex >= 3 && actorIndex <= 6) ? assignPenalty() : 0;
    if (actorPenalty < 0) {
      penaltyReasons.push(`Actor flubbed lines (${actorPenalty})!`);
    }

    if (getTotalCost() <= budget) {
      state = 5;
      errorMsg = "";
    } else {
      errorMsg = "Actor cost exceeds budget!";
      actorIndex = -1;
      actorPenalty = 0;
    }
  } 
  else if (state === 5 && key >= '1' && key <= '5') {
    let maxOptions = Math.min(Math.floor((budget - getTotalCost()) / (1000000 / 5)), 5);
    let option = int(key);
    if (option <= maxOptions) {
      let remainingBudget = budget - getTotalCost();
      let maxEffectsPerOption = Math.min(Math.floor(remainingBudget / 5 / 100000) * 100000, 5000000);
      specialEffectsCost = option * maxEffectsPerOption;
      if (option === 1) {
        specialEffectsPenalty = assignGuaranteedPenalty();
        if (specialEffectsPenalty < 0) {
          penaltyReasons.push(`Cheap effects fizzled (${specialEffectsPenalty})!`);
        }
      }
      state = 6;
      errorMsg = "";
    } else {
      errorMsg = "Invalid choice! Select 1-" + maxOptions + ".";
    }
  } 
  else if (state === 6 && key >= '1' && key <= '5') {
    let maxOptions = Math.min(Math.floor((budget - getTotalCost()) / (1000000 / 5)), 5);
    let option = int(key);
    if (option <= maxOptions) {
      let remainingBudget = budget - getTotalCost();
      let maxMarketingPerOption = Math.min(Math.floor(remainingBudget / 5 / 100000) * 100000, 5000000);
      marketingCost = option * maxMarketingPerOption;
      if (option === 1) {
        marketingPenalty = assignGuaranteedPenalty();
        if (marketingPenalty < 0) {
          penaltyReasons.push(`Marketing fiasco (${marketingPenalty})!`);
        }
      }
      state = 7;
      errorMsg = "";
    } else {
      errorMsg = "Invalid choice! Select 1-" + maxOptions + ".";
    }
  }
  else if (state === 8 && revealPhase === 9) {
    if (key.toLowerCase() === 'y') {
      state = 1;
      budget = calculateDynamicBudget(cash);
      resetForNewMovie();
    } else if (key.toLowerCase() === 'n') {
      state = 0;
      errorMsg = "";
    } else {
      errorMsg = "Please press Y or N!";
    }
  }
}

/*************************
 * MOUSE HANDLER
 *************************/
function mousePressed() {
  if (state === 0 && mouseX > 50 && mouseX < 250 && mouseY > 100 && mouseY < 130) {
    state = 1;
    budget = calculateDynamicBudget(cash);
    errorMsg = "";
    console.log("Started game via mouse, state: " + state);
  } 
  else if (state === 1 && mouseX > 50 && mouseX < 250) {
    for (let i = 0; i < plots.length; i++) {
      if (mouseY > 130 + i * 20 && mouseY < 150 + i * 20) {
        selectPlot(i);
      }
    }
  } 
  else if (state === 2 && mouseX > 50 && mouseX < 750) {
    let y = 130;
    for (let i = 0; i < scripts.length; i++) {
      let line = (i + 1) + ": " + scripts[i].displayText + " (Cost: $" + scripts[i].cost.toLocaleString() + ")";
      let h = getTextHeight(line, 700) + 10;
      if (mouseY > y && mouseY < y + h) {
        scriptIndex = i;
        if (getTotalCost() <= budget) {
          selectedScript = scripts[scriptIndex].template;
          selectRandomDirectors();
          state = 3;
          errorMsg = "";
        } else {
          errorMsg = "Script cost exceeds budget!";
          scriptIndex = -1;
        }
        break;
      }
      y += h;
    }
  } 
  else if (state === 3 && mouseX > 50 && mouseX < 400) {
    for (let i = 0; i <= availableDirectors.length; i++) {
      if (mouseY > 130 + i * 25 && mouseY < 155 + i * 25) {
        directorIndex = i === 0 ? -1 : i - 1;
        directorPenalty = (directorIndex >= 5 && directorIndex <= 6) ? assignPenalty() : 0;
        if (directorPenalty < 0) {
          penaltyReasons.push(`Director meltdown on set (${directorPenalty})!`);
        }
        if (directorIndex !== -1 && getTotalCost() > budget) {
          errorMsg = "Director cost exceeds budget!";
          directorIndex = -1;
          directorPenalty = 0;
        } else {
          selectRandomActors();
          state = 4;
          errorMsg = "";
        }
        break;
      }
    }
  } 
  else if (state === 4 && mouseX > 50 && mouseX < 400) {
    for (let i = 0; i < availableActors.length; i++) {
      if (mouseY > 130 + i * 25 && mouseY < 155 + i * 25) {
        actorIndex = i;
        actorPenalty = (actorIndex >= 3 && actorIndex <= 6) ? assignPenalty() : 0;
        if (actorPenalty < 0) {
          penaltyReasons.push(`Actor flubbed lines (${actorPenalty})!`);
        }
        if (getTotalCost() <= budget) {
          state = 5;
          errorMsg = "";
        } else {
          errorMsg = "Actor cost exceeds budget!";
          actorIndex = -1;
          actorPenalty = 0;
        }
        break;
      }
    }
  } 
  else if (state === 5 && mouseX > 50 && mouseX < 250) {
    let remainingBudget = budget - getTotalCost();
    let maxEffectsPerOption = Math.min(Math.floor(remainingBudget / 5 / 100000) * 100000, 5000000);
    let maxOptions = Math.min(Math.floor(remainingBudget / maxEffectsPerOption), 5);
    for (let i = 1; i <= maxOptions; i++) {
      if (mouseY > 130 + (i - 1) * 20 && mouseY < 150 + (i - 1) * 20) {
        specialEffectsCost = i * maxEffectsPerOption;
        if (i === 1) {
          specialEffectsPenalty = assignGuaranteedPenalty();
          if (specialEffectsPenalty < 0) {
            penaltyReasons.push(`Cheap effects fizzled (${specialEffectsPenalty})!`);
          }
        }
        state = 6;
        errorMsg = "";
        break;
      }
    }
  } 
  else if (state === 6 && mouseX > 50 && mouseX < 250) {
    let remainingBudget = budget - getTotalCost();
    let maxMarketingPerOption = Math.min(Math.floor(remainingBudget / 5 / 100000) * 100000, 5000000);
    let maxOptions = Math.min(Math.floor(remainingBudget / maxMarketingPerOption), 5);
    for (let i = 1; i <= maxOptions; i++) {
      if (mouseY > 130 + (i - 1) * 20 && mouseY < 150 + (i - 1) * 20) {
        marketingCost = i * maxMarketingPerOption;
        if (i === 1) {
          marketingPenalty = assignGuaranteedPenalty();
          if (marketingPenalty < 0) {
            penaltyReasons.push(`Marketing fiasco (${marketingPenalty})!`);
          }
        }
        state = 7;
        errorMsg = "";
        break;
      }
    }
  }
}

/*************************
 * SELECT PLOT & SCRIPTS
 *************************/
function selectPlot(index) {
  plotIndex = index;
  title = plots[plotIndex].type;
  scripts = [];

  let isSerious = random(1) < 0.8;
  let heroes = isSerious ? getSeriousHeroes(index) : getAbsurdHeroes(index);
  let places = isSerious ? getSeriousPlaces(index) : getAbsurdPlaces(index);
  let twists = isSerious ? getSeriousTwists(index) : getAbsurdTwists(index);
  let villains = isSerious ? getSeriousVillains(index) : getAbsurdVillains(index);
  let goals = isSerious ? getSeriousGoals(index) : getAbsurdGoals(index);
  let adjectives = isSerious ? getSeriousAdjectives(index) : getAbsurdAdjectives(index);
  let objects = getObjectsForPlot(index, isSerious);

  for (let i = 0; i < 5; i++) {
    let chosenHero = random(heroes);
    let template = random(plots[plotIndex].scripts)
      .replace("[place]", random(places))
      .replace("[twist]", random(twists))
      .replace("[villain]", random(villains))
      .replace("[goal]", random(goals))
      .replace("[adjective]", random(adjectives))
      .replace("[object]", random(objects));

    let displayText = template.replace("[hero]", chosenHero);
    displayText = displayText.charAt(0).toUpperCase() + displayText.slice(1);

    scripts.push({
      template: template,
      displayText: displayText,
      cost: SCRIPT_COSTS[i],
      quality: SCRIPT_QUALITY[i],
      penalty: i <= 1 ? assignPenalty() : 0,
      hero: chosenHero
    });
  }

  state = 2;
  errorMsg = "";
}

/*************************
 * GENRE-SPECIFIC GETTERS
 *************************/
function getSeriousHeroes(index) {
  switch (index) {
    case 0: return sciFiHeroes;
    case 1: return teenHeroes;
    case 2: return actionHeroes;
    case 3: return horrorHeroes;
    case 4: return romanceHeroes;
    case 5: return westernHeroes;
    case 6: return spyHeroes;
    case 7: return fantasyHeroes;
    default: return sciFiHeroes;
  }
}
function getAbsurdHeroes(index) {
  switch (index) {
    case 0: return sciFiAbsurdHeroes;
    case 1: return teenAbsurdHeroes;
    case 2: return actionAbsurdHeroes;
    case 3: return horrorAbsurdHeroes;
    case 4: return romanceAbsurdHeroes;
    case 5: return westernAbsurdHeroes;
    case 6: return spyAbsurdHeroes;
    case 7: return fantasyAbsurdHeroes;
    default: return sciFiAbsurdHeroes;
  }
}
function getSeriousPlaces(index) {
  switch (index) {
    case 0: return sciFiPlaces;
    case 1: return teenPlaces;
    case 2: return actionPlaces;
    case 3: return horrorPlaces;
    case 4: return romancePlaces;
    case 5: return westernPlaces;
    case 6: return spyPlaces;
    case 7: return fantasyPlaces;
    default: return sciFiPlaces;
  }
}
function getAbsurdPlaces(index) {
  switch (index) {
    case 0: return sciFiAbsurdPlaces;
    case 1: return teenAbsurdPlaces;
    case 2: return actionAbsurdPlaces;
    case 3: return horrorAbsurdPlaces;
    case 4: return romanceAbsurdPlaces;
    case 5: return westernAbsurdPlaces;
    case 6: return spyAbsurdPlaces;
    case 7: return fantasyAbsurdPlaces;
    default: return sciFiAbsurdPlaces;
  }
}
function getSeriousTwists(index) {
  switch (index) {
    case 0: return sciFiTwists;
    case 1: return teenTwists;
    case 2: return actionTwists;
    case 3: return horrorTwists;
    case 4: return romanceTwists;
    case 5: return westernTwists;
    case 6: return spyTwists;
    case 7: return fantasyTwists;
    default: return sciFiTwists;
  }
}
function getAbsurdTwists(index) {
  switch (index) {
    case 0: return sciFiAbsurdTwists;
    case 1: return teenAbsurdTwists;
    case 2: return actionAbsurdTwists;
    case 3: return horrorAbsurdTwists;
    case 4: return romanceAbsurdTwists;
    case 5: return westernAbsurdTwists;
    case 6: return spyAbsurdTwists;
    case 7: return fantasyAbsurdTwists;
    default: return sciFiAbsurdTwists;
  }
}
function getSeriousVillains(index) {
  switch (index) {
    case 0: return sciFiVillains;
    case 1: return teenVillains;
    case 2: return actionVillains;
    case 3: return horrorVillains;
    case 4: return romanceVillains;
    case 5: return westernVillains;
    case 6: return spyVillains;
    case 7: return fantasyVillains;
    default: return sciFiVillains;
  }
}
function getAbsurdVillains(index) {
  switch (index) {
    case 0: return sciFiAbsurdVillains;
    case 1: return teenAbsurdVillains;
    case 2: return actionAbsurdVillains;
    case 3: return horrorAbsurdVillains;
    case 4: return romanceAbsurdVillains;
    case 5: return westernAbsurdVillains;
    case 6: return spyAbsurdVillains;
    case 7: return fantasyAbsurdVillains;
    default: return sciFiAbsurdVillains;
  }
}
function getSeriousGoals(index) {
  switch (index) {
    case 0: return sciFiGoals;
    case 1: return teenGoals;
    case 2: return actionGoals;
    case 3: return horrorGoals;
    case 4: return romanceGoals;
    case 5: return westernGoals;
    case 6: return spyGoals;
    case 7: return fantasyGoals;
    default: return sciFiGoals;
  }
}
function getAbsurdGoals(index) {
  switch (index) {
    case 0: return sciFiAbsurdGoals;
    case 1: return teenAbsurdGoals;
    case 2: return actionAbsurdGoals;
    case 3: return horrorAbsurdGoals;
    case 4: return romanceAbsurdGoals;
    case 5: return westernAbsurdGoals;
    case 6: return spyAbsurdGoals;
    case 7: return fantasyAbsurdGoals;
    default: return sciFiAbsurdGoals;
  }
}
function getSeriousAdjectives(index) {
  switch (index) {
    case 0: return sciFiAdjectives;
    case 1: return teenAdjectives;
    case 2: return actionAdjectives;
    case 3: return horrorAdjectives;
    case 4: return romanceAdjectives;
    case 5: return westernAdjectives;
    case 6: return spyAdjectives;
    case 7: return fantasyAdjectives;
    default: return sciFiAdjectives;
  }
}
function getAbsurdAdjectives(index) {
  switch (index) {
    case 0: return sciFiAbsurdAdjectives;
    case 1: return teenAbsurdAdjectives;
    case 2: return actionAbsurdAdjectives;
    case 3: return horrorAbsurdAdjectives;
    case 4: return romanceAbsurdAdjectives;
    case 5: return westernAbsurdAdjectives;
    case 6: return spyAbsurdAdjectives;
    case 7: return fantasyAbsurdAdjectives;
    default: return sciFiAbsurdAdjectives;
  }
}
function getObjectsForPlot(index, isSerious) {
  switch (index) {
    case 0: return isSerious ? sciFiDevices : sciFiAbsurdDevices;
    case 1: return isSerious ? teenTrinkets : teenAbsurdTrinkets;
    case 2: return isSerious ? actionWeapons : actionAbsurdWeapons;
    case 3: return isSerious ? horrorRelics : horrorAbsurdRelics;
    case 4: return isSerious ? romanceHeirlooms : romanceAbsurdHeirlooms;
    case 5: return isSerious ? westernTreasures : westernAbsurdTreasures;
    case 6: return isSerious ? spyDevices : spyAbsurdDevices;
    case 7: return isSerious ? fantasyArtifacts : fantasyAbsurdArtifacts;
    default: return isSerious ? sciFiDevices : sciFiAbsurdDevices;
  }
}

/*************************
 * RESET FOR NEW MOVIE
 *************************/
function resetForNewMovie() {
  plotIndex = scriptIndex = directorIndex = actorIndex = -1;
  specialEffectsCost = marketingCost = 0;
  specialEffectsPenalty = marketingPenalty = 0;
  directorPenalty = actorPenalty = 0;
  scripts = [];
  availableDirectors = [];
  availableActors = [];
  selectedEffectOption = selectedMarketingOption = -1;
  errorMsg = "";
  successTier = "";
  motivationalMessage = "";
  penaltyReasons = [];
}
